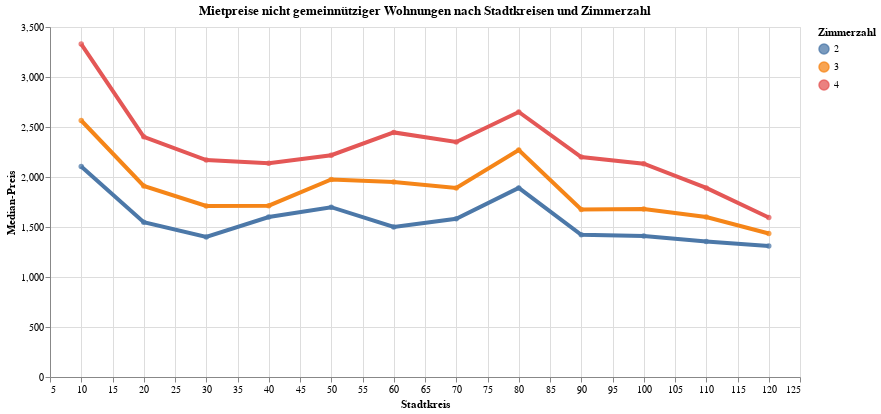

Write notebook code for a chart like this one.
### Code cell
myTitle="Mietpreise nicht gemeinnütziger Wohnungen nach Stadtkreisen und Zimmerzahl"
myQuery = 'RaumeinheitSort ==2 and GemeinnuetzigSort == 2'

highlight = alt.selection(type='single', on='mouseover',
                          fields=['ProjStatus'], nearest=True)
#x='date:StichtagDatJahr',
base = alt.Chart(mySel1.query(myQuery), title=myTitle).encode(
        x=alt.X('GliederungSort:Q', axis=alt.Axis(title='Stadtkreis'), scale=alt.Scale(domain=[5, 125]))# , axis=alt.Axis(format='%', title='percentage')
        , y=alt.X('qu50:Q', axis=alt.Axis(title='Median-Preis'), scale=alt.Scale(domain=[0, 3500]))
        , color=alt.Color('ZimmerSort:N', legend=alt.Legend(title="Zimmerzahl", orient="right"))  
        ,tooltip=['GliederungSort', 'GliederungLang', 'ZimmerSort','ZimmerLang', 'GemeinnuetzigSort', 'GemeinnuetzigLang', 'EinheitSort', 'EinheitLang',
       'PreisartSort', 'PreisartLang',  'qu50', 'qu50l', 'qu50u']
)
points = base.mark_circle().encode(
    opacity=alt.value(0.75)
).add_selection(
    highlight
).properties(
    width=750 , height=350
)
lines = base.mark_line().encode(
    size=alt.condition(~highlight, alt.value(1.5), alt.value(4))
).interactive()

lines + points

### Figure 1 — Vega-Lite specification as saved in the notebook (floating-point values rounded to 4 significant figures)
{"config": {"view": {"continuousWidth": 400, "continuousHeight": 300}}, "layer": [{"mark": "line", "encoding": {"color": {"type": "nominal", "field": "ZimmerSort", "legend": {"orient": "right", "title": "Zimmerzahl"}}, "size": {"condition": {"value": 1.5, "selection": {"not": "selector013"}}, "value": 4}, "tooltip": [{"type": "quantitative", "field": "GliederungSort"}, {"type": "nominal", "field": "GliederungLang"}, {"type": "quantitative", "field": "ZimmerSort"}, {"type": "nominal", "field": "ZimmerLang"}, {"type": "quantitative", "field": "GemeinnuetzigSort"}, {"type": "nominal", "field": "GemeinnuetzigLang"}, {"type": "quantitative", "field": "EinheitSort"}, {"type": "nominal", "field": "EinheitLang"}, {"type": "quantitative", "field": "PreisartSort"}, {"type": "nominal", "field": "PreisartLang"}, {"type": "quantitative", "field": "qu50"}, {"type": "quantitative", "field": "qu50l"}, {"type": "quantitative", "field": "qu50u"}], "x": {"type": "quantitative", "axis": {"title": "Stadtkreis"}, "field": "GliederungSort", "scale": {"domain": [5, 125]}}, "y": {"type": "quantitative", "axis": {"title": "Median-Preis"}, "field": "qu50", "scale": {"domain": [0, 3500]}}}, "selection": {"selector014": {"type": "interval", "bind": "scales", "encodings": ["x", "y"]}}, "title": "Mietpreise nicht gemeinnütziger Wohnungen nach Stadtkreisen und Zimmerzahl"}, {"mark": "circle", "encoding": {"color": {"type": "nominal", "field": "ZimmerSort", "legend": {"orient": "right", "title": "Zimmerzahl"}}, "opacity": {"value": 0.75}, "tooltip": [{"type": "quantitative", "field": "GliederungSort"}, {"type": "nominal", "field": "GliederungLang"}, {"type": "quantitative", "field": "ZimmerSort"}, {"type": "nominal", "field": "ZimmerLang"}, {"type": "quantitative", "field": "GemeinnuetzigSort"}, {"type": "nominal", "field": "GemeinnuetzigLang"}, {"type": "quantitative", "field": "EinheitSort"}, {"type": "nominal", "field": "EinheitLang"}, {"type": "quantitative", "field": "PreisartSort"}, {"type": "nominal", "field": "PreisartLang"}, {"type": "quantitative", "field": "qu50"}, {"type": "quantitative", "field": "qu50l"}, {"type": "quantitative", "field": "qu50u"}], "x": {"type": "quantitative", "axis": {"title": "Stadtkreis"}, "field": "GliederungSort", "scale": {"domain": [5, 125]}}, "y": {"type": "quantitative", "axis": {"title": "Median-Preis"}, "field": "qu50", "scale": {"domain": [0, 3500]}}}, "height": 350, "selection": {"selector013": {"type": "single", "on": "mouseover", "fields": ["ProjStatus"], "nearest": true}}, "title": "Mietpreise nicht gemeinnütziger Wohnungen nach Stadtkreisen und Zimmerzahl", "width": 750}], "data": {"name": "data-a8354fee39dc4ca32523757e93bd4901"}, "$schema": "https://vega.github.io/schema/vega-lite/v4.8.1.json", "datasets": {"data-a8354fee39dc4ca32523757e93bd4901": [{"StichtagDatJahr": "2022-01-01T00:00:00", "RaumeinheitSort": 2, "RaumeinheitLang": "Stadtkreise", "GliederungSort": 10, "GliederungLang": "Kreis 1", "ZimmerSort": 2, "ZimmerLang": "2 Zimmer", "GemeinnuetzigSort": 2, "GemeinnuetzigLang": "Nicht gemeinnützig", "EinheitSort": 1, "EinheitLang": "Wohnung", "PreisartSort": 1, "PreisartLang": "Netto", "mean": 2106.0, "meanl": 2002.0, "meanu": 2211.0, "qu10": 1309.0, "qu10l": 1050.0, "qu10u": 1517.0, "qu25": 1718.0, "qu25l": 1529.0, "qu25u": 1866.0, "qu50": 2105.0, "qu50l": 2000.0, "qu50u": 2239.0, "qu75": 2518.0, "qu75l": 2300.0, "qu75u": 2642.0, "qu90": 2887.0, "qu90l": 2641.0, "qu90u": 2988.0, "Domain": 774, "Sample1": 81, "Sample2": 99}, {"StichtagDatJahr": "2022-01-01T00:00:00", "RaumeinheitSort": 2, "RaumeinheitLang": "Stadtkreise", "GliederungSort": 10, "GliederungLang": "Kreis 1", "ZimmerSort": 3, "ZimmerLang": "3 Zimmer", "GemeinnuetzigSort": 2, "GemeinnuetzigLang": "Nicht gemeinnützig", "EinheitSort": 1, "EinheitLang": "Wohnung", "PreisartSort": 1, "PreisartLang": "Netto", "mean": 2703.0, "meanl": 2584.0, "meanu": 2822.0, "qu10": 1399.0, "qu10l": 1179.0, "qu10u": 1709.0, "qu25": 2052.0, "qu25l": 1798.0, "qu25u": 2196.0, "qu50": 2565.0, "qu50l": 2380.0, "qu50u": 2854.0, "qu75": 3300.0, "qu75l": 3153.0, "qu75u": 3656.0, "qu90": 4045.0, "qu90l": 3591.0, "qu90u": 4558.0, "Domain": 635, "Sample1": 69, "Sample2": 97}, {"StichtagDatJahr": "2022-01-01T00:00:00", "RaumeinheitSort": 2, "RaumeinheitLang": "Stadtkreise", "GliederungSort": 10, "GliederungLang": "Kreis 1", "ZimmerSort": 4, "ZimmerLang": "4 Zimmer", "GemeinnuetzigSort": 2, "GemeinnuetzigLang": "Nicht gemeinnützig", "EinheitSort": 1, "EinheitLang": "Wohnung", "PreisartSort": 1, "PreisartLang": "Netto", "mean": 3237.0, "meanl": 3066.0, "meanu": 3409.0, "qu10": 1598.0, "qu10l": 1415.0, "qu10u": 1929.0, "qu25": 2400.0, "qu25l": 1850.0, "qu25u": 2744.0, "qu50": 3329.0, "qu50l": 2980.0, "qu50u": 3564.0, "qu75": 3881.0, "qu75l": 3645.0, "qu75u": 4111.0, "qu90": 4446.0, "qu90l": 4100.0, "qu90u": 5117.0, "Domain": 323, "Sample1": 27, "Sample2": 69}, {"StichtagDatJahr": "2022-01-01T00:00:00", "RaumeinheitSort": 2, "RaumeinheitLang": "Stadtkreise", "GliederungSort": 20, "GliederungLang": "Kreis 2", "ZimmerSort": 2, "ZimmerLang": "2 Zimmer", "GemeinnuetzigSort": 2, "GemeinnuetzigLang": "Nicht gemeinnützig", "EinheitSort": 1, "EinheitLang": "Wohnung", "PreisartSort": 1, "PreisartLang": "Netto", "mean": 1662.0, "meanl": 1600.0, "meanu": 1724.0, "qu10": 1083.0, "qu10l": 950.0, "qu10u": 1125.0, "qu25": 1262.0, "qu25l": 1210.0, "qu25u": 1360.0, "qu50": 1548.0, "qu50l": 1470.0, "qu50u": 1700.0, "qu75": 1980.0, "qu75l": 1900.0, "qu75u": 2092.0, "qu90": 2403.0, "qu90l": 2228.0, "qu90u": 2750.0, "Domain": 2749, "Sample1": 460, "Sample2": 101}, {"StichtagDatJahr": "2022-01-01T00:00:00", "RaumeinheitSort": 2, "RaumeinheitLang": "Stadtkreise", "GliederungSort": 20, "GliederungLang": "Kreis 2", "ZimmerSort": 3, "ZimmerLang": "3 Zimmer", "GemeinnuetzigSort": 2, "GemeinnuetzigLang": "Nicht gemeinnützig", "EinheitSort": 1, "EinheitLang": "Wohnung", "PreisartSort": 1, "PreisartLang": "Netto", "mean": 2120.0, "meanl": 2029.0, "meanu": 2211.0, "qu10": 1206.0, "qu10l": 1164.0, "qu10u": 1348.0, "qu25": 1450.0, "qu25l": 1398.0, "qu25u": 1560.0, "qu50": 1911.0, "qu50l": 1814.0, "qu50u": 2064.0, "qu75": 2580.0, "qu75l": 2422.0, "qu75u": 2786.0, "qu90": 3499.0, "qu90l": 3234.0, "qu90u": 3585.0, "Domain": 3833, "Sample1": 815, "Sample2": 100}, {"StichtagDatJahr": "2022-01-01T00:00:00", "RaumeinheitSort": 2, "RaumeinheitLang": "Stadtkreise", "GliederungSort": 20, "GliederungLang": "Kreis 2", "ZimmerSort": 4, "ZimmerLang": "4 Zimmer", "GemeinnuetzigSort": 2, "GemeinnuetzigLang": "Nicht gemeinnützig", "EinheitSort": 1, "EinheitLang": "Wohnung", "PreisartSort": 1, "PreisartLang": "Netto", "mean": 2616.0, "meanl": 2493.0, "meanu": 2740.0, "qu10": 1421.0, "qu10l": 1110.0, "qu10u": 1576.0, "qu25": 1900.0, "qu25l": 1760.0, "qu25u": 2022.0, "qu50": 2402.0, "qu50l": 2263.0, "qu50u": 2526.0, "qu75": 3169.0, "qu75l": 2950.0, "qu75u": 3332.0, "qu90": 3786.0, "qu90l": 3541.0, "qu90u": 4045.0, "Domain": 2285, "Sample1": 461, "Sample2": 112}, {"StichtagDatJahr": "2022-01-01T00:00:00", "RaumeinheitSort": 2, "RaumeinheitLang": "Stadtkreise", "GliederungSort": 30, "GliederungLang": "Kreis 3", "ZimmerSort": 4, "ZimmerLang": "4 Zimmer", "GemeinnuetzigSort": 2, "GemeinnuetzigLang": "Nicht gemeinnützig", "EinheitSort": 1, "EinheitLang": "Wohnung", "PreisartSort": 1, "PreisartLang": "Netto", "mean": 2286.0, "meanl": 2188.0, "meanu": 2385.0, "qu10": 1435.0, "qu10l": 1340.0, "qu10u": 1650.0, "qu25": 1800.0, "qu25l": 1736.0, "qu25u": 1875.0, "qu50": 2169.0, "qu50l": 2030.0, "qu50u": 2250.0, "qu75": 2700.0, "qu75l": 2501.0, "qu75u": 2940.0, "qu90": 3197.0, "qu90l": 2940.0, "qu90u": 3489.0, "Domain": 2300, "Sample1": 269, "Sample2": 102}, {"StichtagDatJahr": "2022-01-01T00:00:00", "RaumeinheitSort": 2, "RaumeinheitLang": "Stadtkreise", "GliederungSort": 30, "GliederungLang": "Kreis 3", "ZimmerSort": 2, "ZimmerLang": "2 Zimmer", "GemeinnuetzigSort": 2, "GemeinnuetzigLang": "Nicht gemeinnützig", "EinheitSort": 1, "EinheitLang": "Wohnung", "PreisartSort": 1, "PreisartLang": "Netto", "mean": 1478.0, "meanl": 1429.0, "meanu": 1527.0, "qu10": 1034.0, "qu10l": 951.0, "qu10u": 1109.0, "qu25": 1221.0, "qu25l": 1170.0, "qu25u": 1253.0, "qu50": 1401.0, "qu50l": 1330.0, "qu50u": 1450.0, "qu75": 1655.0, "qu75l": 1565.0, "qu75u": 1758.0, "qu90": 2050.0, "qu90l": 1920.0, "qu90u": 2250.0, "Domain": 4921, "Sample1": 850, "Sample2": 122}, {"StichtagDatJahr": "2022-01-01T00:00:00", "RaumeinheitSort": 2, "RaumeinheitLang": "Stadtkreise", "GliederungSort": 30, "GliederungLang": "Kreis 3", "ZimmerSort": 3, "ZimmerLang": "3 Zimmer", "GemeinnuetzigSort": 2, "GemeinnuetzigLang": "Nicht gemeinnützig", "EinheitSort": 1, "EinheitLang": "Wohnung", "PreisartSort": 1, "PreisartLang": "Netto", "mean": 1789.0, "meanl": 1718.0, "meanu": 1860.0, "qu10": 1181.0, "qu10l": 1006.0, "qu10u": 1330.0, "qu25": 1404.0, "qu25l": 1346.0, "qu25u": 1500.0, "qu50": 1710.0, "qu50l": 1590.0, "qu50u": 1791.0, "qu75": 2056.0, "qu75l": 1943.0, "qu75u": 2292.0, "qu90": 2587.0, "qu90l": 2400.0, "qu90u": 2711.0, "Domain": 6901, "Sample1": 920, "Sample2": 110}, {"StichtagDatJahr": "2022-01-01T00:00:00", "RaumeinheitSort": 2, "RaumeinheitLang": "Stadtkreise", "GliederungSort": 40, "GliederungLang": "Kreis 4", "ZimmerSort": 3, "ZimmerLang": "3 Zimmer", "GemeinnuetzigSort": 2, "GemeinnuetzigLang": "Nicht gemeinnützig", "EinheitSort": 1, "EinheitLang": "Wohnung", "PreisartSort": 1, "PreisartLang": "Netto", "mean": 1880.0, "meanl": 1814.0, "meanu": 1946.0, "qu10": 1056.0, "qu10l": 944.0, "qu10u": 1201.0, "qu25": 1410.0, "qu25l": 1262.0, "qu25u": 1499.0, "qu50": 1713.0, "qu50l": 1664.0, "qu50u": 1800.0, "qu75": 2204.0, "qu75l": 2119.0, "qu75u": 2450.0, "qu90": 2972.0, "qu90l": 2799.0, "qu90u": 3143.0, "Domain": 4073, "Sample1": 631, "Sample2": 120}, {"StichtagDatJahr": "2022-01-01T00:00:00", "RaumeinheitSort": 2, "RaumeinheitLang": "Stadtkreise", "GliederungSort": 40, "GliederungLang": "Kreis 4", "ZimmerSort": 4, "ZimmerLang": "4 Zimmer", "GemeinnuetzigSort": 2, "GemeinnuetzigLang": "Nicht gemeinnützig", "EinheitSort": 1, "EinheitLang": "Wohnung", "PreisartSort": 1, "PreisartLang": "Netto", "mean": 2277.0, "meanl": 2193.0, "meanu": 2360.0, "qu10": 1477.0, "qu10l": 1386.0, "qu10u": 1550.0, "qu25": 1639.0, "qu25l": 1540.0, "qu25u": 1705.0, "qu50": 2138.0, "qu50l": 1974.0, "qu50u": 2238.0, "qu75": 2800.0, "qu75l": 2593.0, "qu75u": 3013.0, "qu90": 3297.0, "qu90l": 3083.0, "qu90u": 3646.0, "Domain": 1483, "Sample1": 184, "Sample2": 82}, {"StichtagDatJahr": "2022-01-01T00:00:00", "RaumeinheitSort": 2, "RaumeinheitLang": "Stadtkreise", "GliederungSort": 40, "GliederungLang": "Kreis 4", "ZimmerSort": 2, "ZimmerLang": "2 Zimmer", "GemeinnuetzigSort": 2, "GemeinnuetzigLang": "Nicht gemeinnützig", "EinheitSort": 1, "EinheitLang": "Wohnung", "PreisartSort": 1, "PreisartLang": "Netto", "mean": 1647.0, "meanl": 1607.0, "meanu": 1687.0, "qu10": 990.0, "qu10l": 903.0, "qu10u": 1059.0, "qu25": 1266.0, "qu25l": 1210.0, "qu25u": 1381.0, "qu50": 1600.0, "qu50l": 1550.0, "qu50u": 1680.0, "qu75": 1901.0, "qu75l": 1830.0, "qu75u": 1970.0, "qu90": 2324.0, "qu90l": 2164.0, "qu90u": 2470.0, "Domain": 2857, "Sample1": 507, "Sample2": 158}, {"StichtagDatJahr": "2022-01-01T00:00:00", "RaumeinheitSort": 2, "RaumeinheitLang": "Stadtkreise", "GliederungSort": 50, "GliederungLang": "Kreis 5", "ZimmerSort": 3, "ZimmerLang": "3 Zimmer", "GemeinnuetzigSort": 2, "GemeinnuetzigLang": "Nicht gemeinnützig", "EinheitSort": 1, "EinheitLang": "Wohnung", "PreisartSort": 1, "PreisartLang": "Netto", "mean": 2146.0, "meanl": 2036.0, "meanu": 2257.0, "qu10": 1350.0, "qu10l": 979.0, "qu10u": 1517.0, "qu25": 1650.0, "qu25l": 1497.0, "qu25u": 1720.0, "qu50": 1975.0, "qu50l": 1789.0, "qu50u": 2244.0, "qu75": 2559.0, "qu75l": 2444.0, "qu75u": 2756.0, "qu90": 3085.0, "qu90l": 2850.0, "qu90u": 3200.0, "Domain": 1904, "Sample1": 416, "Sample2": 66}, {"StichtagDatJahr": "2022-01-01T00:00:00", "RaumeinheitSort": 2, "RaumeinheitLang": "Stadtkreise", "GliederungSort": 50, "GliederungLang": "Kreis 5", "ZimmerSort": 2, "ZimmerLang": "2 Zimmer", "GemeinnuetzigSort": 2, "GemeinnuetzigLang": "Nicht gemeinnützig", "EinheitSort": 1, "EinheitLang": "Wohnung", "PreisartSort": 1, "PreisartLang": "Netto", "mean": 1797.0, "meanl": 1731.0, "meanu": 1864.0, "qu10": 1125.0, "qu10l": 1072.0, "qu10u": 1214.0, "qu25": 1360.0, "qu25l": 1266.0, "qu25u": 1450.0, "qu50": 1698.0, "qu50l": 1600.0, "qu50u": 1840.0, "qu75": 2098.0, "qu75l": 1971.0, "qu75u": 2325.0, "qu90": 2550.0, "qu90l": 2440.0, "qu90u": 2679.0, "Domain": 1355, "Sample1": 363, "Sample2": 77}, {"StichtagDatJahr": "2022-01-01T00:00:00", "RaumeinheitSort": 2, "RaumeinheitLang": "Stadtkreise", "GliederungSort": 50, "GliederungLang": "Kreis 5", "ZimmerSort": 4, "ZimmerLang": "4 Zimmer", "GemeinnuetzigSort": 2, "GemeinnuetzigLang": "Nicht gemeinnützig", "EinheitSort": 1, "EinheitLang": "Wohnung", "PreisartSort": 1, "PreisartLang": "Netto", "mean": 2432.0, "meanl": 2299.0, "meanu": 2566.0, "qu10": 1494.0, "qu10l": 1246.0, "qu10u": 1750.0, "qu25": 1662.0, "qu25l": 1567.0, "qu25u": 2124.0, "qu50": 2218.0, "qu50l": 2127.0, "qu50u": 2497.0, "qu75": 2880.0, "qu75l": 2800.0, "qu75u": 3215.0, "qu90": 3573.0, "qu90l": 3400.0, "qu90u": 3968.0, "Domain": 965, "Sample1": 189, "Sample2": 46}, {"StichtagDatJahr": "2022-01-01T00:00:00", "RaumeinheitSort": 2, "RaumeinheitLang": "Stadtkreise", "GliederungSort": 60, "GliederungLang": "Kreis 6", "ZimmerSort": 2, "ZimmerLang": "2 Zimmer", "GemeinnuetzigSort": 2, "GemeinnuetzigLang": "Nicht gemeinnützig", "EinheitSort": 1, "EinheitLang": "Wohnung", "PreisartSort": 1, "PreisartLang": "Netto", "mean": 1563.0, "meanl": 1478.0, "meanu": 1647.0, "qu10": 1135.0, "qu10l": 932.0, "qu10u": 1212.0, "qu25": 1260.0, "qu25l": 1230.0, "qu25u": 1308.0, "qu50": 1500.0, "qu50l": 1400.0, "qu50u": 1612.0, "qu75": 1807.0, "qu75l": 1685.0, "qu75u": 2000.0, "qu90": 2137.0, "qu90l": 2000.0, "qu90u": 2325.0, "Domain": 2578, "Sample1": 349, "Sample2": 75}, {"StichtagDatJahr": "2022-01-01T00:00:00", "RaumeinheitSort": 2, "RaumeinheitLang": "Stadtkreise", "GliederungSort": 60, "GliederungLang": "Kreis 6", "ZimmerSort": 4, "ZimmerLang": "4 Zimmer", "GemeinnuetzigSort": 2, "GemeinnuetzigLang": "Nicht gemeinnützig", "EinheitSort": 1, "EinheitLang": "Wohnung", "PreisartSort": 1, "PreisartLang": "Netto", "mean": 2475.0, "meanl": 2360.0, "meanu": 2589.0, "qu10": 1241.0, "qu10l": 1084.0, "qu10u": 1465.0, "qu25": 1861.0, "qu25l": 1566.0, "qu25u": 2050.0, "qu50": 2446.0, "qu50l": 2340.0, "qu50u": 2592.0, "qu75": 2900.0, "qu75l": 2700.0, "qu75u": 3230.0, "qu90": 3559.0, "qu90l": 3423.0, "qu90u": 3700.0, "Domain": 2353, "Sample1": 310, "Sample2": 93}, {"StichtagDatJahr": "2022-01-01T00:00:00", "RaumeinheitSort": 2, "RaumeinheitLang": "Stadtkreise", "GliederungSort": 60, "GliederungLang": "Kreis 6", "ZimmerSort": 3, "ZimmerLang": "3 Zimmer", "GemeinnuetzigSort": 2, "GemeinnuetzigLang": "Nicht gemeinnützig", "EinheitSort": 1, "EinheitLang": "Wohnung", "PreisartSort": 1, "PreisartLang": "Netto", "mean": 1987.0, "meanl": 1885.0, "meanu": 2089.0, "qu10": 1264.0, "qu10l": 1056.0, "qu10u": 1394.0, "qu25": 1450.0, "qu25l": 1394.0, "qu25u": 1624.0, "qu50": 1950.0, "qu50l": 1800.0, "qu50u": 2199.0, "qu75": 2450.0, "qu75l": 2229.0, "qu75u": 2650.0, "qu90": 2809.0, "qu90l": 2697.0, "qu90u": 3006.0, "Domain": 3474, "Sample1": 442, "Sample2": 87}, {"StichtagDatJahr": "2022-01-01T00:00:00", "RaumeinheitSort": 2, "RaumeinheitLang": "Stadtkreise", "GliederungSort": 70, "GliederungLang": "Kreis 7", "ZimmerSort": 4, "ZimmerLang": "4 Zimmer", "GemeinnuetzigSort": 2, "GemeinnuetzigLang": "Nicht gemeinnützig", "EinheitSort": 1, "EinheitLang": "Wohnung", "PreisartSort": 1, "PreisartLang": "Netto", "mean": 2574.0, "meanl": 2460.0, "meanu": 2688.0, "qu10": 1409.0, "qu10l": 1236.0, "qu10u": 1669.0, "qu25": 1873.0, "qu25l": 1789.0, "qu25u": 1931.0, "qu50": 2350.0, "qu50l": 2260.0, "qu50u": 2503.0, "qu75": 3062.0, "qu75l": 2979.0, "qu75u": 3400.0, "qu90": 4046.0, "qu90l": 3524.0, "qu90u": 4355.0, "Domain": 3341, "Sample1": 371, "Sample2": 132}, {"StichtagDatJahr": "2022-01-01T00:00:00", "RaumeinheitSort": 2, "RaumeinheitLang": "Stadtkreise", "GliederungSort": 70, "GliederungLang": "Kreis 7", "ZimmerSort": 2, "ZimmerLang": "2 Zimmer", "GemeinnuetzigSort": 2, "GemeinnuetzigLang": "Nicht gemeinnützig", "EinheitSort": 1, "EinheitLang": "Wohnung", "PreisartSort": 1, "PreisartLang": "Netto", "mean": 1636.0, "meanl": 1581.0, "meanu": 1692.0, "qu10": 1000.0, "qu10l": 900.0, "qu10u": 1116.0, "qu25": 1275.0, "qu25l": 1200.0, "qu25u": 1351.0, "qu50": 1583.0, "qu50l": 1523.0, "qu50u": 1652.0, "qu75": 1972.0, "qu75l": 1876.0, "qu75u": 2036.0, "qu90": 2350.0, "qu90l": 2326.0, "qu90u": 2500.0, "Domain": 2651, "Sample1": 394, "Sample2": 138}, {"StichtagDatJahr": "2022-01-01T00:00:00", "RaumeinheitSort": 2, "RaumeinheitLang": "Stadtkreise", "GliederungSort": 70, "GliederungLang": "Kreis 7", "ZimmerSort": 3, "ZimmerLang": "3 Zimmer", "GemeinnuetzigSort": 2, "GemeinnuetzigLang": "Nicht gemeinnützig", "EinheitSort": 1, "EinheitLang": "Wohnung", "PreisartSort": 1, "PreisartLang": "Netto", "mean": 2022.0, "meanl": 1953.0, "meanu": 2092.0, "qu10": 1191.0, "qu10l": 1079.0, "qu10u": 1300.0, "qu25": 1540.0, "qu25l": 1440.0, "qu25u": 1610.0, "qu50": 1891.0, "qu50l": 1800.0, "qu50u": 2000.0, "qu75": 2426.0, "qu75l": 2272.0, "qu75u": 2500.0, "qu90": 2980.0, "qu90l": 2721.0, "qu90u": 3214.0, "Domain": 4329, "Sample1": 620, "Sample2": 151}, {"StichtagDatJahr": "2022-01-01T00:00:00", "RaumeinheitSort": 2, "RaumeinheitLang": "Stadtkreise", "GliederungSort": 80, "GliederungLang": "Kreis 8", "ZimmerSort": 2, "ZimmerLang": "2 Zimmer", "GemeinnuetzigSort": 2, "GemeinnuetzigLang": "Nicht gemeinnützig", "EinheitSort": 1, "EinheitLang": "Wohnung", "PreisartSort": 1, "PreisartLang": "Netto", "mean": 1882.0, "meanl": 1822.0, "meanu": 1942.0, "qu10": 1044.0, "qu10l": 965.0, "qu10u": 1197.0, "qu25": 1413.0, "qu25l": 1328.0, "qu25u": 1532.0, "qu50": 1891.0, "qu50l": 1796.0, "qu50u": 1976.0, "qu75": 2280.0, "qu75l": 2199.0, "qu75u": 2397.0, "qu90": 2687.0, "qu90l": 2538.0, "qu90u": 2879.0, "Domain": 2213, "Sample1": 477, "Sample2": 113}, {"StichtagDatJahr": "2022-01-01T00:00:00", "RaumeinheitSort": 2, "RaumeinheitLang": "Stadtkreise", "GliederungSort": 80, "GliederungLang": "Kreis 8", "ZimmerSort": 3, "ZimmerLang": "3 Zimmer", "GemeinnuetzigSort": 2, "GemeinnuetzigLang": "Nicht gemeinnützig", "EinheitSort": 1, "EinheitLang": "Wohnung", "PreisartSort": 1, "PreisartLang": "Netto", "mean": 2323.0, "meanl": 2237.0, "meanu": 2410.0, "qu10": 1185.0, "qu10l": 1038.0, "qu10u": 1372.0, "qu25": 1659.0, "qu25l": 1534.0, "qu25u": 1801.0, "qu50": 2270.0, "qu50l": 2130.0, "qu50u": 2391.0, "qu75": 2818.0, "qu75l": 2685.0, "qu75u": 2994.0, "qu90": 3514.0, "qu90l": 3161.0, "qu90u": 3706.0, "Domain": 2773, "Sample1": 472, "Sample2": 125}, {"StichtagDatJahr": "2022-01-01T00:00:00", "RaumeinheitSort": 2, "RaumeinheitLang": "Stadtkreise", "GliederungSort": 80, "GliederungLang": "Kreis 8", "ZimmerSort": 4, "ZimmerLang": "4 Zimmer", "GemeinnuetzigSort": 2, "GemeinnuetzigLang": "Nicht gemeinnützig", "EinheitSort": 1, "EinheitLang": "Wohnung", "PreisartSort": 1, "PreisartLang": "Netto", "mean": 2860.0, "meanl": 2726.0, "meanu": 2995.0, "qu10": 1499.0, "qu10l": 1352.0, "qu10u": 1761.0, "qu25": 1982.0, "qu25l": 1800.0, "qu25u": 2160.0, "qu50": 2650.0, "qu50l": 2503.0, "qu50u": 2900.0, "qu75": 3604.0, "qu75l": 3235.0, "qu75u": 3907.0, "qu90": 4307.0, "qu90l": 3978.0, "qu90u": 4918.0, "Domain": 1393, "Sample1": 166, "Sample2": 99}, {"StichtagDatJahr": "2022-01-01T00:00:00", "RaumeinheitSort": 2, "RaumeinheitLang": "Stadtkreise", "GliederungSort": 90, "GliederungLang": "Kreis 9", "ZimmerSort": 3, "ZimmerLang": "3 Zimmer", "GemeinnuetzigSort": 2, "GemeinnuetzigLang": "Nicht gemeinnützig", "EinheitSort": 1, "EinheitLang": "Wohnung", "PreisartSort": 1, "PreisartLang": "Netto", "mean": 1713.0, "meanl": 1655.0, "meanu": 1771.0, "qu10": 1117.0, "qu10l": 1053.0, "qu10u": 1210.0, "qu25": 1286.0, "qu25l": 1230.0, "qu25u": 1380.0, "qu50": 1675.0, "qu50l": 1550.0, "qu50u": 1729.0, "qu75": 2108.0, "qu75l": 1900.0, "qu75u": 2236.0, "qu90": 2346.0, "qu90l": 2279.0, "qu90u": 2580.0, "Domain": 6624, "Sample1": 1011, "Sample2": 94}, {"StichtagDatJahr": "2022-01-01T00:00:00", "RaumeinheitSort": 2, "RaumeinheitLang": "Stadtkreise", "GliederungSort": 90, "GliederungLang": "Kreis 9", "ZimmerSort": 2, "ZimmerLang": "2 Zimmer", "GemeinnuetzigSort": 2, "GemeinnuetzigLang": "Nicht gemeinnützig", "EinheitSort": 1, "EinheitLang": "Wohnung", "PreisartSort": 1, "PreisartLang": "Netto", "mean": 1551.0, "meanl": 1498.0, "meanu": 1604.0, "qu10": 1074.0, "qu10l": 917.0, "qu10u": 1129.0, "qu25": 1185.0, "qu25l": 1134.0, "qu25u": 1230.0, "qu50": 1422.0, "qu50l": 1336.0, "qu50u": 1525.0, "qu75": 1818.0, "qu75l": 1685.0, "qu75u": 1985.0, "qu90": 2250.0, "qu90l": 2081.0, "qu90u": 2350.0, "Domain": 5315, "Sample1": 822, "Sample2": 78}, {"StichtagDatJahr": "2022-01-01T00:00:00", "RaumeinheitSort": 2, "RaumeinheitLang": "Stadtkreise", "GliederungSort": 90, "GliederungLang": "Kreis 9", "ZimmerSort": 4, "ZimmerLang": "4 Zimmer", "GemeinnuetzigSort": 2, "GemeinnuetzigLang": "Nicht gemeinnützig", "EinheitSort": 1, "EinheitLang": "Wohnung", "PreisartSort": 1, "PreisartLang": "Netto", "mean": 2240.0, "meanl": 2164.0, "meanu": 2317.0, "qu10": 1492.0, "qu10l": 1269.0, "qu10u": 1564.0, "qu25": 1790.0, "qu25l": 1690.0, "qu25u": 1951.0, "qu50": 2200.0, "qu50l": 2120.0, "qu50u": 2319.0, "qu75": 2670.0, "qu75l": 2500.0, "qu75u": 2800.0, "qu90": 3078.0, "qu90l": 2809.0, "qu90u": 3283.0, "Domain": 3028, "Sample1": 587, "Sample2": 63}, {"StichtagDatJahr": "2022-01-01T00:00:00", "RaumeinheitSort": 2, "RaumeinheitLang": "Stadtkreise", "GliederungSort": 100, "GliederungLang": "Kreis 10", "ZimmerSort": 3, "ZimmerLang": "3 Zimmer", "GemeinnuetzigSort": 2, "GemeinnuetzigLang": "Nicht gemeinnützig", "EinheitSort": 1, "EinheitLang": "Wohnung", "PreisartSort": 1, "PreisartLang": "Netto", "mean": 1778.0, "meanl": 1687.0, "meanu": 1869.0, "qu10": 1150.0, "qu10l": 1078.0, "qu10u": 1299.0, "qu25": 1405.0, "qu25l": 1350.0, "qu25u": 1472.0, "qu50": 1680.0, "qu50l": 1587.0, "qu50u": 1750.0, "qu75": 2061.0, "qu75l": 1877.0, "qu75u": 2136.0, "qu90": 2532.0, "qu90l": 2298.0, "qu90u": 2803.0, "Domain": 4956, "Sample1": 921, "Sample2": 80}, {"StichtagDatJahr": "2022-01-01T00:00:00", "RaumeinheitSort": 2, "RaumeinheitLang": "Stadtkreise", "GliederungSort": 100, "GliederungLang": "Kreis 10", "ZimmerSort": 4, "ZimmerLang": "4 Zimmer", "GemeinnuetzigSort": 2, "GemeinnuetzigLang": "Nicht gemeinnützig", "EinheitSort": 1, "EinheitLang": "Wohnung", "PreisartSort": 1, "PreisartLang": "Netto", "mean": 2219.0, "meanl": 2140.0, "meanu": 2298.0, "qu10": 1558.0, "qu10l": 1409.0, "qu10u": 1653.0, "qu25": 1744.0, "qu25l": 1655.0, "qu25u": 1820.0, "qu50": 2133.0, "qu50l": 1941.0, "qu50u": 2240.0, "qu75": 2600.0, "qu75l": 2500.0, "qu75u": 2750.0, "qu90": 2994.0, "qu90l": 2749.0, "qu90u": 3300.0, "Domain": 2652, "Sample1": 496, "Sample2": 70}, {"StichtagDatJahr": "2022-01-01T00:00:00", "RaumeinheitSort": 2, "RaumeinheitLang": "Stadtkreise", "GliederungSort": 100, "GliederungLang": "Kreis 10", "ZimmerSort": 2, "ZimmerLang": "2 Zimmer", "GemeinnuetzigSort": 2, "GemeinnuetzigLang": "Nicht gemeinnützig", "EinheitSort": 1, "EinheitLang": "Wohnung", "PreisartSort": 1, "PreisartLang": "Netto", "mean": 1544.0, "meanl": 1428.0, "meanu": 1660.0, "qu10": 1111.0, "qu10l": 972.0, "qu10u": 1140.0, "qu25": 1262.0, "qu25l": 1193.0, "qu25u": 1313.0, "qu50": 1409.0, "qu50l": 1384.0, "qu50u": 1519.0, "qu75": 1792.0, "qu75l": 1540.0, "qu75u": 1901.0, "qu90": 2155.0, "qu90l": 1868.0, "qu90u": 2471.0, "Domain": 2798, "Sample1": 426, "Sample2": 66}, {"StichtagDatJahr": "2022-01-01T00:00:00", "RaumeinheitSort": 2, "RaumeinheitLang": "Stadtkreise", "GliederungSort": 110, "GliederungLang": "Kreis 11", "ZimmerSort": 3, "ZimmerLang": "3 Zimmer", "GemeinnuetzigSort": 2, "GemeinnuetzigLang": "Nicht gemeinnützig", "EinheitSort": 1, "EinheitLang": "Wohnung", "PreisartSort": 1, "PreisartLang": "Netto", "mean": 1677.0, "meanl": 1634.0, "meanu": 1720.0, "qu10": 1068.0, "qu10l": 1027.0, "qu10u": 1175.0, "qu25": 1324.0, "qu25l": 1264.0, "qu25u": 1381.0, "qu50": 1600.0, "qu50l": 1558.0, "qu50u": 1674.0, "qu75": 1950.0, "qu75l": 1897.0, "qu75u": 2004.0, "qu90": 2320.0, "qu90l": 2240.0, "qu90u": 2467.0, "Domain": 8790, "Sample1": 1801, "Sample2": 137}, {"StichtagDatJahr": "2022-01-01T00:00:00", "RaumeinheitSort": 2, "RaumeinheitLang": "Stadtkreise", "GliederungSort": 110, "GliederungLang": "Kreis 11", "ZimmerSort": 2, "ZimmerLang": "2 Zimmer", "GemeinnuetzigSort": 2, "GemeinnuetzigLang": "Nicht gemeinnützig", "EinheitSort": 1, "EinheitLang": "Wohnung", "PreisartSort": 1, "PreisartLang": "Netto", "mean": 1460.0, "meanl": 1417.0, "meanu": 1502.0, "qu10": 1000.0, "qu10l": 956.0, "qu10u": 1078.0, "qu25": 1184.0, "qu25l": 1159.0, "qu25u": 1210.0, "qu50": 1356.0, "qu50l": 1333.0, "qu50u": 1430.0, "qu75": 1700.0, "qu75l": 1589.0, "qu75u": 1760.0, "qu90": 2008.0, "qu90l": 1823.0, "qu90u": 2125.0, "Domain": 5662, "Sample1": 1181, "Sample2": 119}, {"StichtagDatJahr": "2022-01-01T00:00:00", "RaumeinheitSort": 2, "RaumeinheitLang": "Stadtkreise", "GliederungSort": 110, "GliederungLang": "Kreis 11", "ZimmerSort": 4, "ZimmerLang": "4 Zimmer", "GemeinnuetzigSort": 2, "GemeinnuetzigLang": "Nicht gemeinnützig", "EinheitSort": 1, "EinheitLang": "Wohnung", "PreisartSort": 1, "PreisartLang": "Netto", "mean": 1962.0, "meanl": 1907.0, "meanu": 2017.0, "qu10": 1363.0, "qu10l": 1269.0, "qu10u": 1425.0, "qu25": 1596.0, "qu25l": 1514.0, "qu25u": 1655.0, "qu50": 1891.0, "qu50l": 1820.0, "qu50u": 1953.0, "qu75": 2284.0, "qu75l": 2187.0, "qu75u": 2350.0, "qu90": 2700.0, "qu90l": 2588.0, "qu90u": 2929.0, "Domain": 4742, "Sample1": 1211, "Sample2": 117}, {"StichtagDatJahr": "2022-01-01T00:00:00", "RaumeinheitSort": 2, "RaumeinheitLang": "Stadtkreise", "GliederungSort": 120, "GliederungLang": "Kreis 12", "ZimmerSort": 3, "ZimmerLang": "3 Zimmer", "GemeinnuetzigSort": 2, "GemeinnuetzigLang": "Nicht gemeinnützig", "EinheitSort": 1, "EinheitLang": "Wohnung", "PreisartSort": 1, "PreisartLang": "Netto", "mean": 1404.0, "meanl": 1359.0, "meanu": 1449.0, "qu10": 1025.0, "qu10l": 986.0, "qu10u": 1150.0, "qu25": 1253.0, "qu25l": 1157.0, "qu25u": 1325.0, "qu50": 1435.0, "qu50l": 1401.0, "qu50u": 1450.0, "qu75": 1530.0, "qu75l": 1490.0, "qu75u": 1596.0, "qu90": 1702.0, "qu90l": 1640.0, "qu90u": 1834.0, "Domain": 2933, "Sample1": 582, "Sample2": 93}, {"StichtagDatJahr": "2022-01-01T00:00:00", "RaumeinheitSort": 2, "RaumeinheitLang": "Stadtkreise", "GliederungSort": 120, "GliederungLang": "Kreis 12", "ZimmerSort": 4, "ZimmerLang": "4 Zimmer", "GemeinnuetzigSort": 2, "GemeinnuetzigLang": "Nicht gemeinnützig", "EinheitSort": 1, "EinheitLang": "Wohnung", "PreisartSort": 1, "PreisartLang": "Netto", "mean": 1724.0, "meanl": 1665.0, "meanu": 1784.0, "qu10": 1104.0, "qu10l": 961.0, "qu10u": 1228.0, "qu25": 1371.0, "qu25l": 1239.0, "qu25u": 1440.0, "qu50": 1595.0, "qu50l": 1517.0, "qu50u": 1698.0, "qu75": 2050.0, "qu75l": 1920.0, "qu75u": 2250.0, "qu90": 2579.0, "qu90l": 2409.0, "qu90u": 2824.0, "Domain": 1107, "Sample1": 274, "Sample2": 68}, {"StichtagDatJahr": "2022-01-01T00:00:00", "RaumeinheitSort": 2, "RaumeinheitLang": "Stadtkreise", "GliederungSort": 120, "GliederungLang": "Kreis 12", "ZimmerSort": 2, "ZimmerLang": "2 Zimmer", "GemeinnuetzigSort": 2, "GemeinnuetzigLang": "Nicht gemeinnützig", "EinheitSort": 1, "EinheitLang": "Wohnung", "PreisartSort": 1, "PreisartLang": "Netto", "mean": 1291.0, "meanl": 1228.0, "meanu": 1354.0, "qu10": 842.0, "qu10l": 768.0, "qu10u": 1050.0, "qu25": 1087.0, "qu25l": 1038.0, "qu25u": 1184.0, "qu50": 1311.0, "qu50l": 1250.0, "qu50u": 1391.0, "qu75": 1480.0, "qu75l": 1443.0, "qu75u": 1580.0, "qu90": 1682.0, "qu90l": 1600.0, "qu90u": 1777.0, "Domain": 1713, "Sample1": 426, "Sample2": 64}]}}
